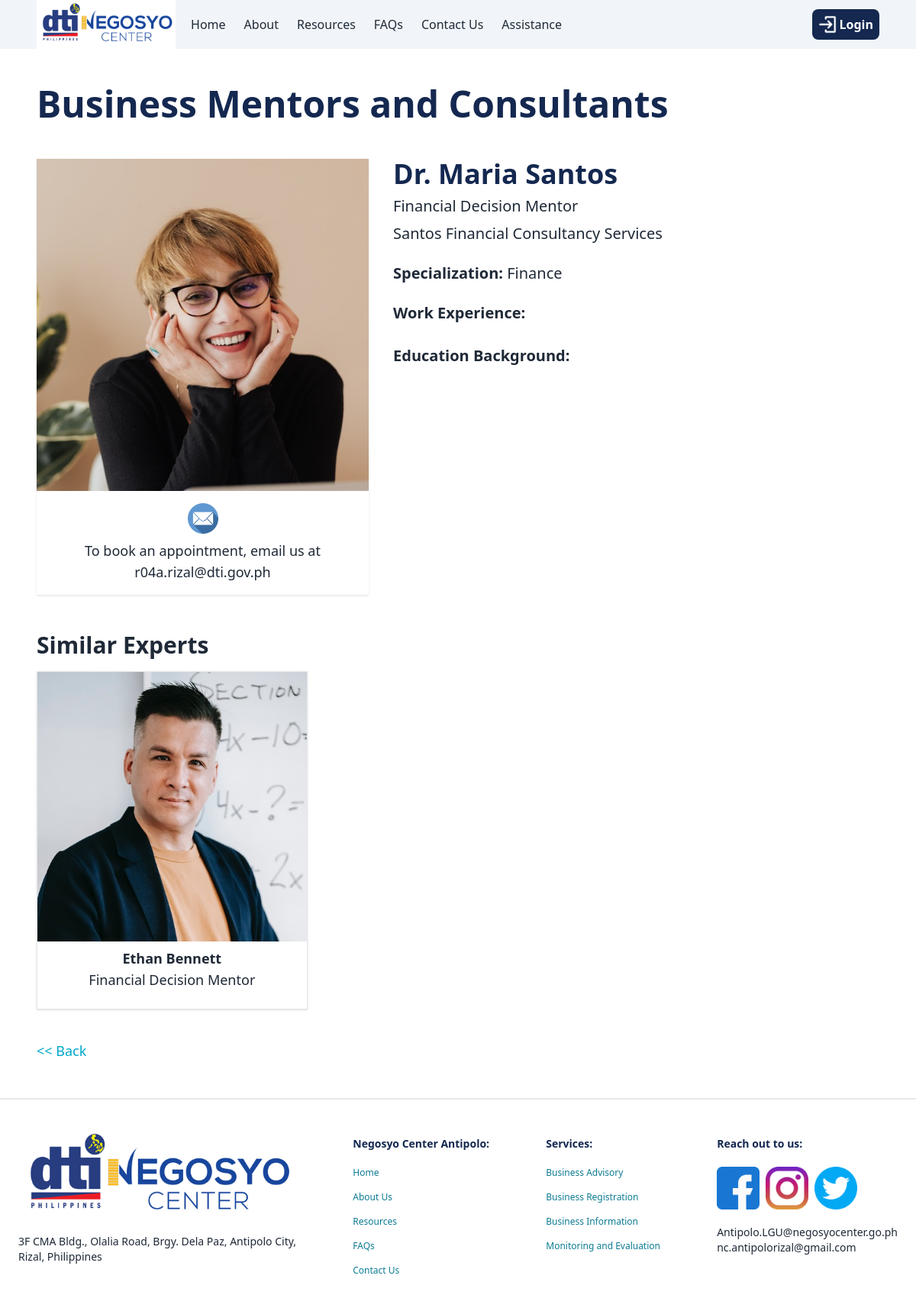
Screenshot of /expert_mentor/dr._maria_santos with the database file from the repository.
### nc_app/models.py (models this page shows, shortened)
class Mentor(models.Model):
    name = models.CharField(max_length=200)
    id_name = models.CharField(max_length=200)
    position = models.CharField(max_length=200)
    company = models.CharField(max_length=200)
    expertise = models.CharField(max_length=200)
    email = models.EmailField(max_length=200)
    image = models.ImageField(upload_to='experts', blank=True, null=True)
    availability = models.CharField(max_length=200, blank=True, null=True)

### nc_app/views.py (the view)
# urls.py: path('expert_mentor/<str:id_name>', views.expert_mentor, name='expert_mentor'),
def expert_mentor(request, id_name):
    mentor = Mentor.objects.get(id_name=id_name)
    specializations = mentor.expertises.values_list('field', flat=True)  # Get the list of specializations for the mentor
    related_mentors = Mentor.objects.filter(expertises__field__in=specializations).exclude(id_name=id_name).distinct()
    content = {
        'mentor': mentor,
        'related_mentors': related_mentors,
        'page_title': 'Expert Mentors'
    }
    return render(request, 'expert_mentor.html', content)

### templates/expert_mentor.html (shortened to what this page needs)
{% extends "base.html" %}
{% load static %}
{% block pageContent %}
<section id="">
    <div class="items-center max-w-4xl mx-auto px-6 my-12 lg:items-start lg:max-w-6xl">
        <h1 class="text-4xl font-bold lg:text-5xl text-myNavy">Business Mentors and Consultants</h1>
        <div class="mx-auto mt-12">
            <div class="flex flex-col justify-between gap-4 lg:flex-row">
                <div class="lg:w-2/5">
                    <div class="flex flex-col items-center text-center space-y-2 bg-white shadow ">
                        <div class="">
                            <img src="{{mentor.image.url}}" alt="">
                        </div>
                        <div class="h-auto w-10 mx-auto pt-2">
                            <a href="mailto:{{mentor.email}}">
                                <img src="{% static 'img/contacts/email-blue.png' %}" alt="">
                            </a>
                        </div>
                        <div class="text-lg space-y-2 pb-4">
                            <p>To book an appointment, email us at r04a.rizal@dti.gov.ph</p>
                        </div>
                    </div>
                </div>
                <div class="flex flex-col text-lg items-start px-4 space-y-6 lg:w-3/5">
                    <div class="space-y-2">
                        <h2 class="text-3xl font-bold text-myNavy lg:text-4xl">{{mentor.name}}</h2>
                        <p class="text-xl lg:2xl">{{mentor.position}}</p>
                        <p class="text-xl lg:2xl">{{mentor.company}}</p>
                    </div>
                    <p class="text-xl"><span class="font-bold">Specialization:</span> {{mentor.expertise}}</p>
                    {% if mentor.biography.all %}
                        {% for biography in mentor.biography.all %}
                        <p class="text-justify text-base lg:text-lg">{{biography.description}}</p>
                        {% endfor %}
                    {% else %}
                        <div class="space-y-1">
                            <h3 class="text-xl font-bold">Work Experience:</h3>
                        </div>
                        <div class="space-y-1">
                            <h3 class="text-xl font-bold">Education Background:</h3>
                        </div>
                    {% endif %}
                </div>
            </div>
            <div class="space-y-4 mt-12">
                <h2 class="font-bold text-3xl">Similar Experts</h2>
                <div class="mx-auto mt-8">
                    <div class="container-advisory flex flex-wrap items-start gap-5">
                        {% for related_mentor in related_mentors %}
                        <div class="border shadow">
                            <a href="/expert_mentor/{{related_mentor.id_name}}">
                                <img src="{{related_mentor.image.url}}" alt="">
                            </a>
                            <div class="text-lg text-center mt-2">
                                <p class="font-bold break-words">{{ related_mentor.name }}</p>
                                <p class="text-center break-words">{{ related_mentor.position }}</p>
                            </div>
                        </div>
                        {% empty %}
                        <p>No similar expert/s.</p>
                        {% endfor %}
                    </div>
                </div>
            </div>
        </div>
        <div class="pt-10 text-skyBlue text-lg">
            <a class="hover:text-turquoise" href="{% url 'advisory' %}"><< Back</a>
        </div>
    </div>
</section>
{% endblock pageContent %}

### static/css/style.css (style rules this page uses)
.container-advisory > div { flex: 0 0 calc(25% - .9375rem); }
@media (max-width: 1200px) { .container-advisory > div { flex: 0 0 calc(33.33% - .8334rem); } }

### rows the page displays
Mentor: image (picture), name "Dr. Maria Santos", position "Financial Decision Mentor", company "Santos Financial Consultancy Services", expertise "Finance"
Mentor: image (picture), name "Ethan Bennett", position "Financial Decision Mentor"
